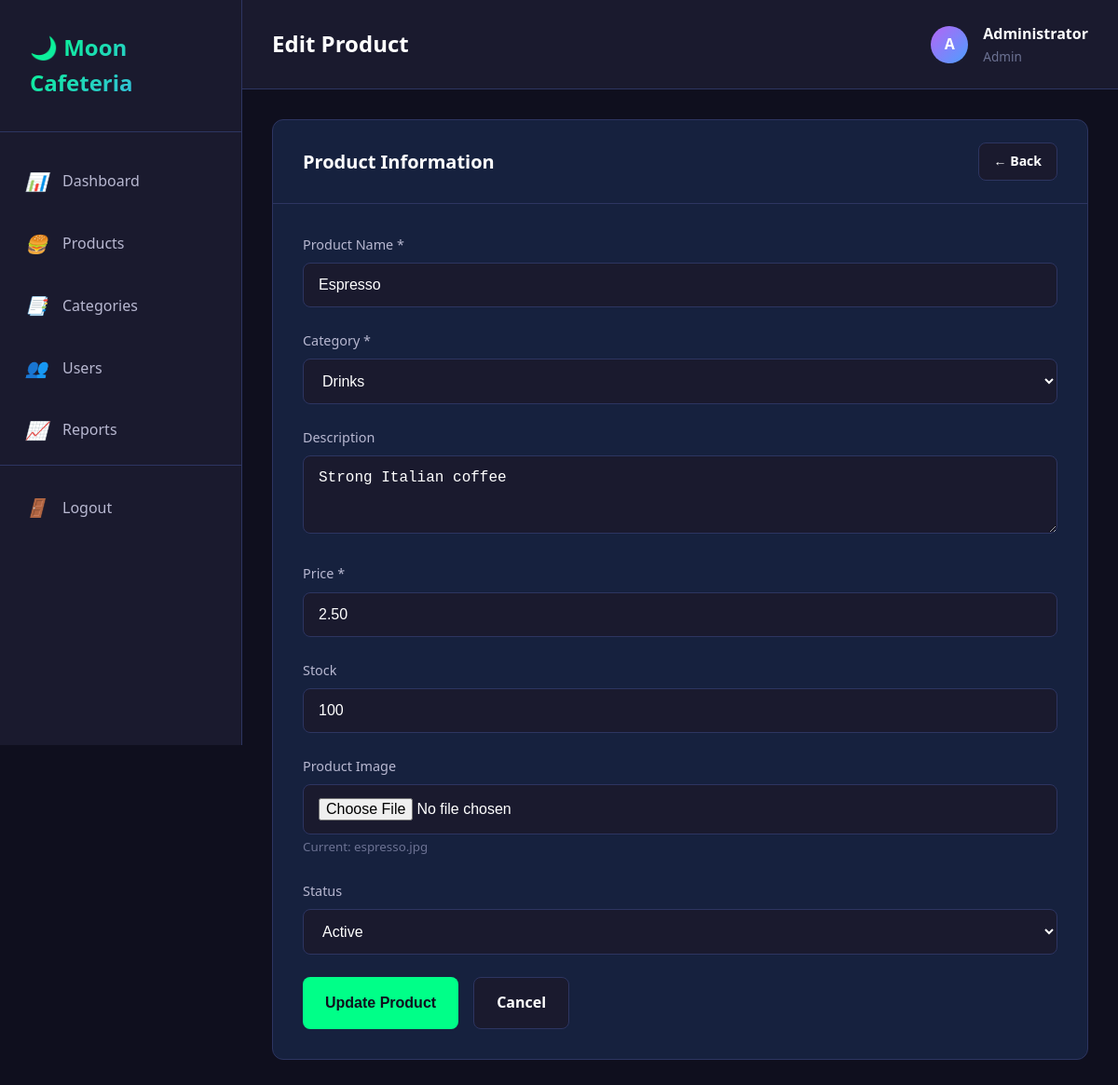
Page /admin/product_edit.php?id=1 (signed in) on the committed database.
### tables this page shows
CREATE TABLE products (
    id INT PRIMARY KEY AUTO_INCREMENT,
    category_id INT NOT NULL,
    product_name VARCHAR(100) NOT NULL,
    description TEXT,
    price DECIMAL(10, 2) NOT NULL,
    image VARCHAR(255),
    stock INT DEFAULT 0,
    status ENUM('active', 'inactive') DEFAULT 'active',
    created_at TIMESTAMP DEFAULT CURRENT_TIMESTAMP,
    updated_at TIMESTAMP DEFAULT CURRENT_TIMESTAMP ON UPDATE CURRENT_TIMESTAMP,
    FOREIGN KEY (category_id) REFERENCES categories(id)
);

CREATE TABLE categories (
    id INT PRIMARY KEY AUTO_INCREMENT,
    category_name VARCHAR(100) NOT NULL,
    description TEXT,
    status ENUM('active', 'inactive') DEFAULT 'active',
    created_at TIMESTAMP DEFAULT CURRENT_TIMESTAMP
);

### config/database.php (called while the page is built, shortened)
<?php
try {
    $pdo = new PDO(
        "mysql:host=" . DB_HOST . ";dbname=" . DB_NAME . ";charset=utf8mb4",
        DB_USER,
        DB_PASS,
        [
            PDO::ATTR_ERRMODE => PDO::ERRMODE_EXCEPTION,
            PDO::ATTR_DEFAULT_FETCH_MODE => PDO::FETCH_ASSOC,
            PDO::ATTR_EMULATE_PREPARES => false
        ]
    );
} catch (PDOException $e) {
    die("Database connection failed: " . $e->getMessage());
}
function db_query($sql, $params = [])
{
    global $pdo;
    try {
        $stmt = $pdo->prepare($sql);
        $stmt->execute($params);
        return $stmt;
    } catch (PDOException $e) {
        error_log("Database query error: " . $e->getMessage());
        return false;
    }
}
function db_fetch($sql, $params = [])
{
    $stmt = db_query($sql, $params);
    return $stmt ? $stmt->fetch() : false;
}
function db_fetch_all($sql, $params = [])
{
    $stmt = db_query($sql, $params);
    return $stmt ? $stmt->fetchAll() : [];
}
?>

### admin/product_edit.php (the view, shortened to what this page needs)
<?php
require_once '../includes/header.php';
$id = (int)($_GET['id'] ?? 0);
$product = db_fetch("SELECT * FROM products WHERE id = ?", [$id]);
$categories = db_fetch_all("SELECT * FROM categories WHERE status = 'active' ORDER BY category_name");
?>
<div class="dashboard-wrapper">
    <?php include '../includes/sidebar.php'; ?>
    <div class="main-content">
        <div class="topbar">
            <div class="topbar-left">
                <h2>Edit Product</h2>
            </div>
            <div class="topbar-right">
                <div class="user-info">
                    <div class="user-avatar">
                        <?php echo strtoupper(substr($_SESSION['full_name'], 0, 1)); ?>
                    </div>
                    <div>
                        <div style="font-weight: 600;"><?php echo htmlspecialchars($_SESSION['full_name']); ?></div>
                        <div style="font-size: 0.85rem; color: var(--text-muted);"><?php echo htmlspecialchars($_SESSION['role_name']); ?></div>
                    </div>
                </div>
            </div>
        </div>
        <div class="content">
            <div class="card">
                <div class="card-header">
                    <h3 class="card-title">Product Information</h3>
                    <a href="products.php" class="btn btn-secondary btn-sm">← Back</a>
                </div>
                <div class="card-body">
                    <form method="POST" enctype="multipart/form-data">
                        <div class="form-group">
                            <label class="form-label">Product Name *</label>
                            <input type="text" name="product_name" class="form-control"
                                   value="<?php echo htmlspecialchars($product['product_name']); ?>" required>
                        </div>
                        <div class="form-group">
                            <label class="form-label">Category *</label>
                            <select name="category_id" class="form-control" required>
                                <?php foreach ($categories as $category): ?>
                                    <option value="<?php echo $category['id']; ?>"
                                            <?php echo ($product['category_id'] == $category['id']) ? 'selected' : ''; ?>>
                                        <?php echo htmlspecialchars($category['category_name']); ?>
                                    </option>
                                <?php endforeach; ?>
                            </select>
                        </div>
                        <div class="form-group">
                            <label class="form-label">Description</label>
                            <textarea name="description" class="form-control" rows="3"><?php echo htmlspecialchars($product['description']); ?></textarea>
                        </div>
                        <div class="form-group">
                            <label class="form-label">Price *</label>
                            <input type="number" name="price" class="form-control" step="0.01" min="0"
                                   value="<?php echo $product['price']; ?>" required>
                        </div>
                        <div class="form-group">
                            <label class="form-label">Stock</label>
                            <input type="number" name="stock" class="form-control" min="0"
                                   value="<?php echo $product['stock']; ?>">
                        </div>
                        <div class="form-group">
                            <label class="form-label">Product Image</label>
                            <input type="file" name="image" class="form-control" accept="image/*">
                            <small style="color: var(--text-muted);">Current: <?php echo htmlspecialchars($product['image']); ?></small>
                        </div>
                        <div class="form-group">
                            <label class="form-label">Status</label>
                            <select name="status" class="form-control">
                                <option value="active" <?php echo ($product['status'] === 'active') ? 'selected' : ''; ?>>Active</option>
                            </select>
                        </div>
                        <div class="d-flex gap-1">
                            <button type="submit" class="btn btn-success">Update Product</button>
                            <a href="products.php" class="btn btn-secondary">Cancel</a>
                        </div>
                    </form>
                </div>
            </div>
        </div>
    </div>
</div>
<?php require_once '../includes/footer.php'; ?>

### assets/css/style.css (style rules this page uses)
:root { --bg-primary: #0f0f1e; --bg-secondary: #1a1a2e; --bg-card: #16213e; --bg-hover: #1f2d4d; --accent-green: #00ff88; --accent-purple: #b565f5; --accent-blue: #4d9fff; --accent-orange: #ff6b6b; --accent-yellow: #ffd93d; --text-primary: #ffffff; --text-secondary: #b8b8d1; --text-muted: #6c7293; --border-color: #2d3561; --shadow-sm: 0 2px 8px rgba(0, 0, 0, 0.3); --shadow-md: 0 4px 16px rgba(0, 0, 0, 0.4); --shadow-lg: 0 8px 32px rgba(0, 0, 0, 0.5); --spacing-xs: 0.5rem; --spacing-sm: 1rem; --spacing-md: 1.5rem; --spacing-lg: 2rem; --spacing-xl: 3rem; --radius-sm: 8px; --radius-md: 12px; --radius-lg: 16px; --radius-xl: 24px; --transition-fast: 0.2s ease; --transition-normal: 0.3s ease; --transition-slow: 0.5s ease; }
* { margin: 0; padding: 0; box-sizing: border-box; }
body { font-family: 'Segoe UI', Tahoma, Geneva, Verdana, sans-serif; background: var(--bg-primary); color: var(--text-primary); line-height: 1.6; overflow-x: hidden; }
h1, h2, h3, h4, h5, h6 { font-weight: 600; line-height: 1.2; margin-bottom: var(--spacing-sm); }
h2 { font-size: 2rem; }
h3 { font-size: 1.75rem; }
a { color: var(--accent-blue); text-decoration: none; transition: var(--transition-fast); }
.form-group { margin-bottom: var(--spacing-md); }
.form-label { display: block; margin-bottom: var(--spacing-xs); color: var(--text-secondary); font-weight: 500; font-size: 0.9rem; }
.form-control { width: 100%; padding: 0.875rem 1rem; background: var(--bg-secondary); border: 1px solid var(--border-color); border-radius: var(--radius-sm); color: var(--text-primary); font-size: 1rem; transition: var(--transition-fast); }
.form-control::placeholder { color: var(--text-muted); }
.btn { display: inline-block; padding: 0.875rem 1.5rem; border: none; border-radius: var(--radius-sm); font-size: 1rem; font-weight: 600; cursor: pointer; transition: var(--transition-fast); text-align: center; }
.btn-success { background: var(--accent-green); color: var(--bg-primary); }
.btn-secondary { background: var(--bg-secondary); color: var(--text-primary); border: 1px solid var(--border-color); }
.btn-sm { padding: 0.5rem 1rem; font-size: 0.875rem; }
.dashboard-wrapper { display: flex; min-height: 100vh; }
.main-content { flex: 1; margin-left: 260px; background: var(--bg-primary); }
.topbar { background: var(--bg-secondary); border-bottom: 1px solid var(--border-color); padding: var(--spacing-md) var(--spacing-lg); display: flex; justify-content: space-between; align-items: center; position: sticky; top: 0; z-index: 50; }
.topbar-left h2 { margin: 0; font-size: 1.5rem; }
.topbar-right { display: flex; align-items: center; gap: var(--spacing-md); }
.user-info { display: flex; align-items: center; gap: var(--spacing-sm); }
.user-avatar { width: 40px; height: 40px; border-radius: 50%; background: linear-gradient(135deg, var(--accent-purple), var(--accent-blue)); display: flex; align-items: center; justify-content: center; font-weight: 600; }
.content { padding: var(--spacing-lg); }
.card { background: var(--bg-card); border-radius: var(--radius-md); border: 1px solid var(--border-color); margin-bottom: var(--spacing-md); overflow: hidden; }
.card-header { padding: var(--spacing-md) var(--spacing-lg); border-bottom: 1px solid var(--border-color); display: flex; justify-content: space-between; align-items: center; }
.card-title { font-size: 1.25rem; font-weight: 600; margin: 0; }
.card-body { padding: var(--spacing-lg); }
.d-flex { display: flex; }
.gap-1 { gap: var(--spacing-sm); }

### rows in the picture
products: product_name "Espresso", category_id "Drinks", description "Strong Italian coffee", price "2.50", stock "100", image "espresso.jpg", status "Active"

### other values in the picture
SITE_NAME "Moon Cafeteria"
substr($_SESSION['full_name'], 0, 1) "A"
$_SESSION['full_name'] "Administrator"
$_SESSION['role_name'] "Admin"
